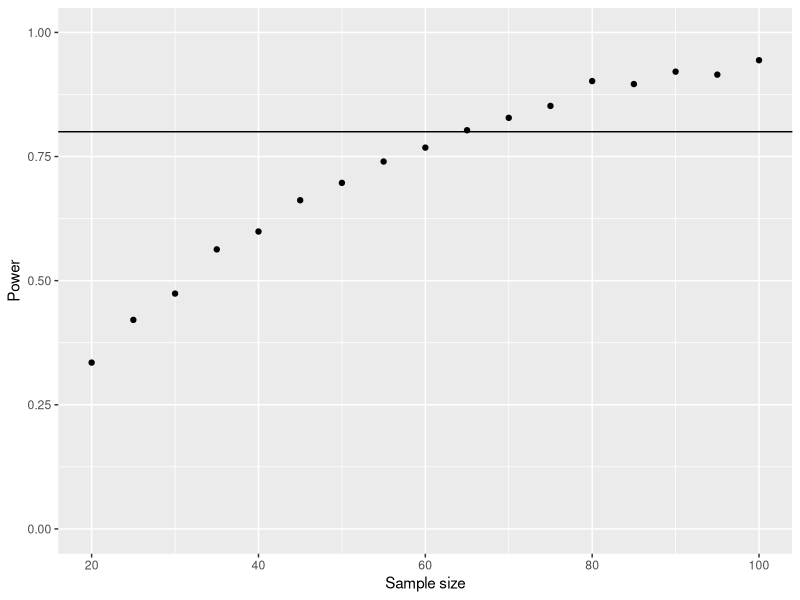

Here is the R script that generated this plot:
library(ggplot2)

#########################################
###  Function to calculate power for a t test
###
###  Create a function to simulate two normal populations n times,
###  run a t test, and return the estimated power for that combination
###  of parameters.
###  Arguments:  sample size, number of repetitions, mean of first population
###              mean of second population, and common standard deviation
###  Return:     estimated power for the generated sample and criteria
###

t.power.sim = function(n, n.reps=1000, mean.1=0.0, mean.2=2.5, sd.common=1.0) {
  p.vals = rep(0,n.reps)

  for (i in 1:n.reps) {
    group.1 = rnorm(n=n, mean=mean.1, sd=sd.common)
    group.2 = rnorm(n=n, mean=mean.2, sd=sd.common)
    p.vals[i] = t.test(group.1, group.2)$p.value
  }
  power = sum(p.vals < .05)/n.reps
  return(power)
}

###  Ilustrate usage simulating multiple sample sizes

set.seed(42)

#  Zero the list of estimated powers
power.array <- NULL

#  Create a vector of sample sizes for which we want to estimate the power
sample.sizes <- seq.int(20, 100, 5)

#  Use lapply the t.power.sim function for each value in sample.sizes
power.list <- lapply(sample.sizes, FUN=t.power.sim,
                     n.reps=1000, mean.1=0.0, mean.2=2.5, sd.common=5.0)

#  Join power.list and sample.sizes into a data frame
power.dat <- data.frame(n=sample.sizes, power=unlist(power.list))

#  Print the values in a table
writeLines(c(
"\n\n",
"Table of values from the power calculation using the for loop",
"=============================================================",
capture.output(print(power.dat)),
"=============================================================\n\n"),
"test.out", sep="\n")

#  It is quite common to plot the power against the sample size
#  Power >= .80 is usually considered 'good'
pdf("power.pdf", height=4, width=4)
power.graph = ggplot(power.dat, aes(x=n, y=power)) + geom_point()
power.graph = power.graph + scale_x_continuous("Sample size", limits=c(20,100))
power.graph = power.graph + scale_y_continuous("Power", limits=c(0,1))
power.graph = power.graph + geom_hline(yintercept=0.8, linetype="solid")
power.graph
dev.off()

